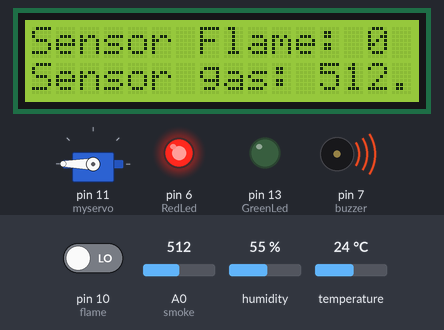
Bench run of a sketch on a simulated Arduino Uno, built with avr-gcc and run on an emulated ATmega328P. Parts: 16×2 character LCD, servo, output pins drawn as LEDs (lit = HIGH), buzzer (waves = sounding). The test bench sets the inputs (shaded band); at power-on: A0 (smoke) = 512, humidity 55 %, pin 10 (flame) LOW, temperature 24 °C.

Above: at 1.36 s.
1.4 s: A0 (smoke) set to 43
At 2.31 s:
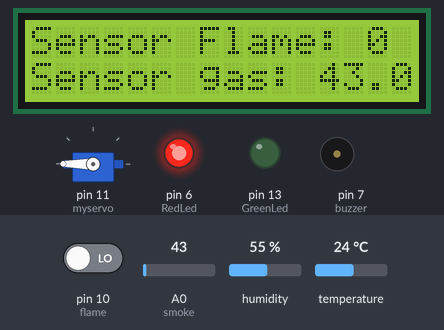
3.9 s: A0 (smoke) set to 36
At 4.26 s:
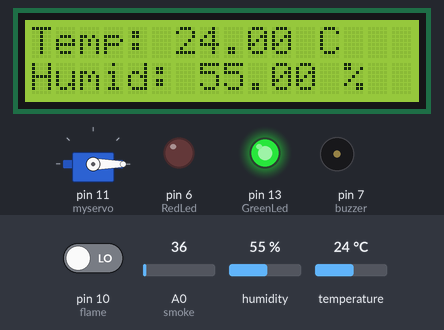
6.3 s: humidity set to 22 %
At 7.09 s:
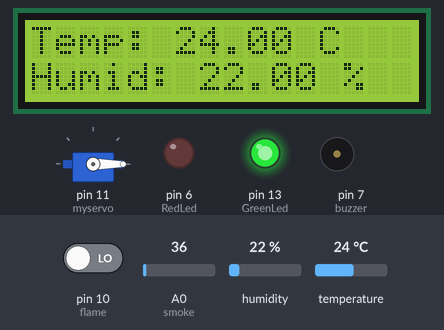
8.4 s: pin 10 (flame) driven HIGH
At 9.67 s:
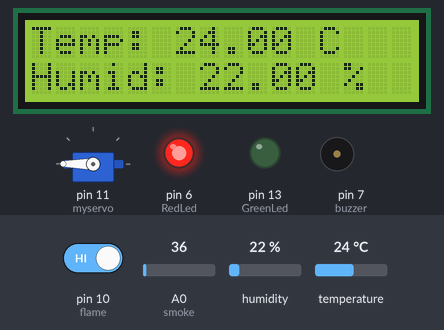
10.6 s: A0 (smoke) set to 11
At 11.56 s:
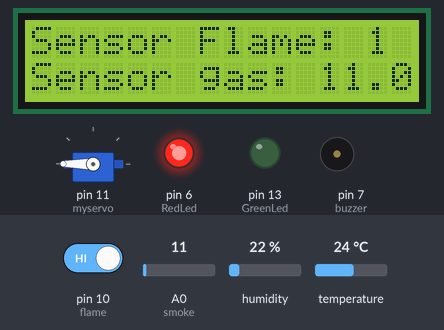
17.1 s: A0 (smoke) set to 8
At 17.83 s:
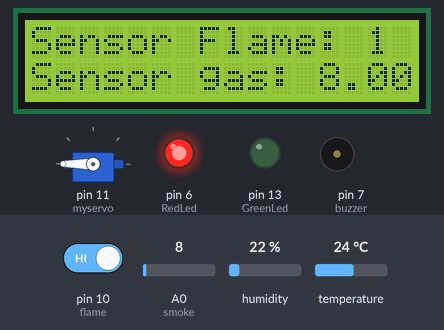
Timing chart, 0 to 20.2 s (numbered marks = the images above; inputs shaded):
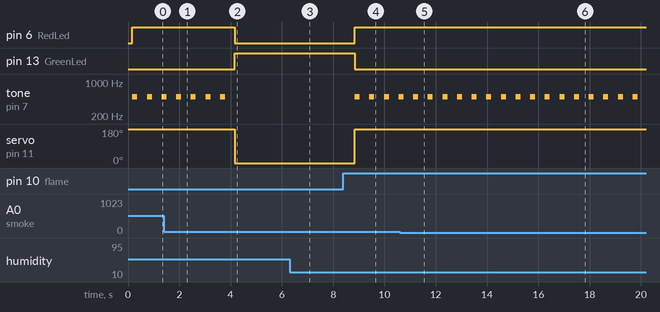

Measured:
- the behaviour switches between 41 and 40 on A0 (smoke) (found by bisection; images 1 and 2)
- after the input at 1.4 s, the display: first differs from a run without the input after 0.79 s (image 1)
- after the input at 3.9 s, pin 6 (RedLed): HIGH → LOW after 0.26 s; pin 13 (GreenLed): LOW → HIGH after 0.26 s; tone on pin 7 (buzzer): stops changing and stays silent; servo on pin 11 (myservo): 180° → 0° after 0.26 s
- after the input at 6.3 s, the display: first differs from a run without the input after 0.70 s (image 3)
- after the input at 8.4 s, pin 6 (RedLed): LOW → HIGH after 0.44 s; pin 13 (GreenLed): HIGH → LOW after 0.44 s; tone on pin 7 (buzzer): alternates 500 Hz for 0.20 s and silent for 0.36 s, starting after 0.44 s; servo on pin 11 (myservo): 0° → 180° after 0.44 s
- after the input at 10.6 s, the display: first differs from a run without the input after 0.84 s (image 5)
- after the input at 17.1 s, the display: first differs from a run without the input after 0.61 s (image 6)
- by itself, tone on pin 7 (buzzer): alternates 500 Hz for 0.20 s and silent for 0.36 s

The sketch:

index.ino
```cpp
/*
**les bibliothèques nécessaires pour utiliser le capteur DHT, le servo-moteur et l'écran LCD.
*/
#include <DHT.h>
#include <Servo.h>
#include <LiquidCrystal.h>
//Définition des Broches et des Variables
#define DHTTYPE DHT11  // Type du capteur DHT
#define DHTPIN 8
/* Change the threshold value with your own reading */
#define Threshold 40
#define RedLed 6
#define GreenLed 13
#define smoke A0
#define flame 10
#define buzzer 7
//Initialisation des Composants
  DHT dht(DHTPIN, DHTTYPE);
  Servo myservo;
const int rs = 12, en = 9, d4 = 5, d5 = 4, d6 = 3, d7 = 2;
LiquidCrystal lcd(rs, en, d4, d5, d6, d7);
float sensorValue;  //variable to store sensor value
int sensorflame;
//Configuration Initiale
void setup() {
  lcd.begin(16, 2);
  delay(100);
  dht.begin();
  pinMode(flame,INPUT);
  pinMode(buzzer,OUTPUT);
  pinMode(GreenLed,OUTPUT);
  pinMode(RedLed,OUTPUT);
  pinMode(smoke,INPUT);
  myservo.attach(11);
  Serial.begin(9800);

}

void loop() {
  // Lecture des capteurs de fumée et de flamme
  sensorflame = digitalRead(flame);
  sensorValue = analogRead(smoke); //read analog input

// Contrôle des LEDs, du servo-moteur et du buzzer en fonction des lectures
    if(sensorValue > Threshold or sensorflame == HIGH)
  {
    // Serial.println(" | Smoke detected!");
    digitalWrite(RedLed,HIGH);
    digitalWrite(GreenLed,LOW);
    myservo.write(250);
    tone(buzzer, 500,200); // Allumer le buzzer pour 250 ms à une fréquence de 500 Hz (LED rouge)
    delay(100);

  }else{
    digitalWrite(GreenLed,HIGH);
    digitalWrite(RedLed,LOW);
    myservo.write(-250);
    noTone(buzzer);
  }
  // Affichage de la température et de l'humidité sur l'écran LCD
  float temp = dht.readTemperature();  // Lire la température
  float humid = dht.readHumidity();

    if (isnan(humid) || isnan(temp) ) {
        Serial.println(F("Failed to read from DHT sensor!"));
        delay(500);
        return;
      }

  // Serial.print("Temperature en Celsius: ");
  // Serial.println(temp);

  // Affichage de la température sur l'écran LCD
  lcd.clear();  // Effacer l'écran LCD
  lcd.setCursor(0, 0);
  lcd.print("Temp: ");
  lcd.print(temp);
  lcd.print(" C");

  lcd.setCursor(0, 1);
  lcd.print("Humid: ");
  lcd.print(humid);
  lcd.print(" %");
  delay(200); //Pause entre les lectures
//Falme and Sensor
  lcd.clear();
  lcd.setCursor(0, 0);
  lcd.print("Sensor Flame: ");
  lcd.print(sensorflame);
  lcd.setCursor(0, 1);
  lcd.print("Sensor gas: ");
  lcd.print(sensorValue);
  delay(200);

  //

  delay(50); // wait 2s for next reading

}
```
